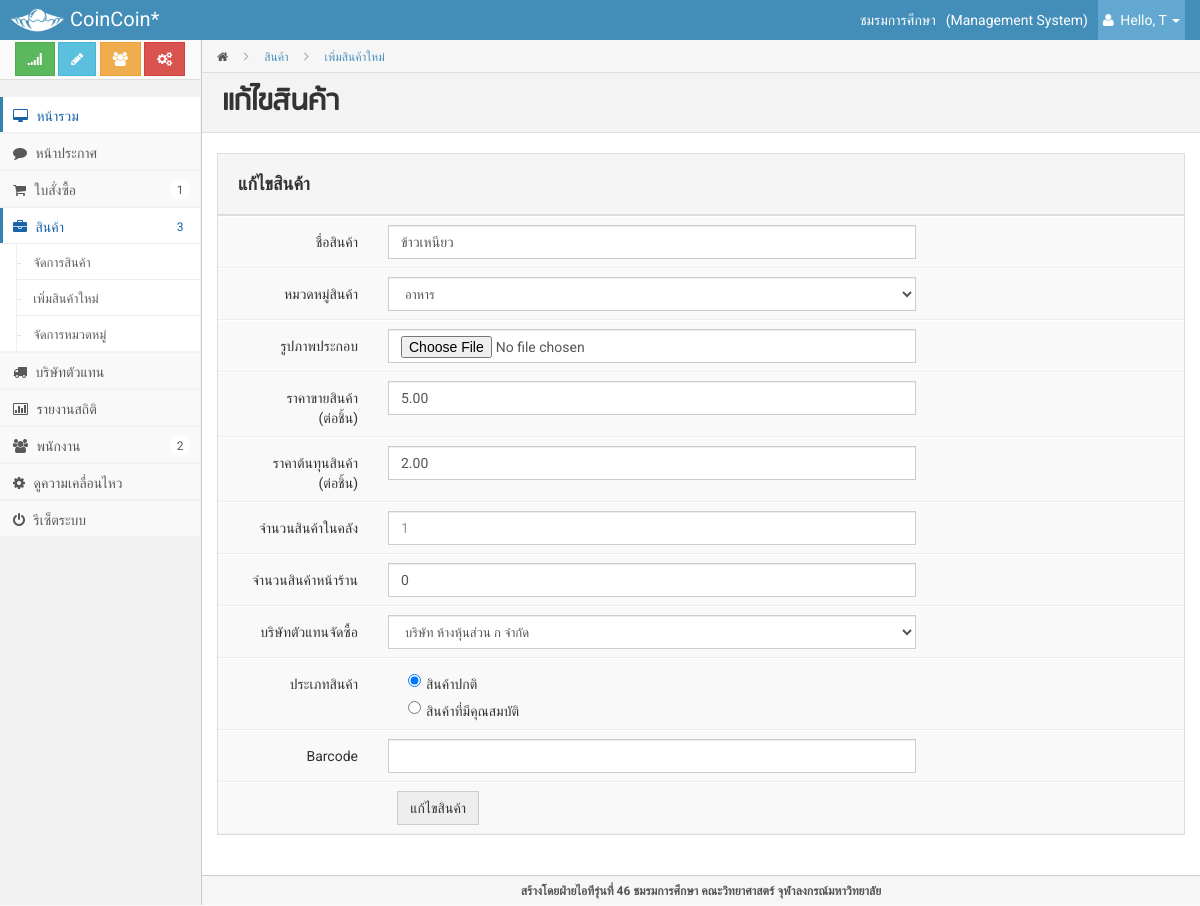
Page /admin/index.php?page=editproduct&pid=1 (signed in) on the committed database.
### tables this page shows
CREATE TABLE IF NOT EXISTS `whmakeproduct` (
  `productid` int(5) NOT NULL,
  `warehouseid` int(5) NOT NULL,
  PRIMARY KEY (`warehouseid`,`productid`),
  KEY `productidFK` (`productid`)
);

CREATE TABLE IF NOT EXISTS `product` (
  `productid` int(10) NOT NULL AUTO_INCREMENT,
  `pname` varchar(100) NOT NULL,
  `catid` int(3) NOT NULL,
  `pic` varchar(200) DEFAULT NULL,
  `price` decimal(10,2) NOT NULL,
  `cost` decimal(10,2) DEFAULT NULL,
  `stock` int(5) NOT NULL,
  `type` int(2) NOT NULL,
  `barcode` varchar(13) DEFAULT NULL,
  `parentid` int(10) DEFAULT NULL,
  PRIMARY KEY (`productid`),
  KEY `catid` (`catid`)
);

CREATE TABLE IF NOT EXISTS `category` (
  `catid` int(2) NOT NULL AUTO_INCREMENT COMMENT 'ID หมวดหมู่',
  `description` varchar(100) DEFAULT NULL COMMENT 'ชื่อหมวดหมู่',
  `ranking` int(3) NOT NULL,
  PRIMARY KEY (`catid`),
  UNIQUE KEY `description` (`description`)
);

### admin/modules/editproduct.php (the view, shortened to what this page needs)
<?php
	$action =  (isset($_GET["action"])) ? $_GET["action"] : '';
	$pid =  (isset($_GET["pid"])) ? $_GET["pid"] : '';
	if(isset($_GET["pid"])) {
		$sqllist = "SELECT * FROM product p LEFT OUTER JOIN whmakeproduct whp ON p.productid=whp.productid LEFT OUTER JOIN warehouse wh ON wh.warehouseid = whp.warehouseid WHERE p.productid=$pid ";
		$query= mysqli_query($connect, $sqllist);
		$row = mysqli_fetch_array($query);
	}
?>
        <div class="page-head">
            <div class="bread-crumb">
                <a href="index.html"><i class="icon-home"></i></a>
                <i class="icon-angle-right"></i>
                <a href="index.php?page=product" class="bread-current">สินค้า</a>
				<i class="icon-angle-right"></i>
                <a href="#" class="bread-current">เพิ่มสินค้าใหม่</a>
            </div>
            <h3 class="content-heading">แก้ไขสินค้า</h3>
        </div>
        <div class="matter">
            <div class="container">
                <div class="row">
					<div class="col-md-12">
			<?php
			if($action=="edit"){
					$product_name = $_POST['product_name'];
					$product_catid = $_POST['product_catid'];
					$product_type = $_POST['product_type'];
					$product_warehouse = $_POST['product_warehouse'];
					$subproduct = $_POST['subproduct'];
					$productid =  (isset($_POST["productid"])) ? $_POST["productid"] : '';
					$uploadimg = false;
					if($product_name==NULL || $product_catid==NULL || $product_type==NULL || $product_warehouse==NULL) {
						echo "<h1>คุณกรอกข้อมูลไม่ครบค่ะ</h1>";
						exit();
					}
					if ($_FILES["fileUpload"]["name"] != NULL)  {
						$uploadimg = true;
						$random_digit=rand(000000,999999);
						$sepext = explode('.', strtolower($_FILES['fileUpload']['name']));
						$type = end($sepext);
						 $images = $_FILES["fileUpload"]["tmp_name"];
						 $typeupload =($_FILES["fileUpload"]["type"] );
						 $nameimages = $random_digit.".".$type;
						 copy($_FILES["fileUpload"]["tmp_name"],"../productimages/".$nameimages);
					}
						$strSQL = "UPDATE product ";
						$strSQL .= "SET pname = '{$_POST['product_name']}' ,";
						$strSQL .= " catid = '{$_POST['product_catid']}' ,";
						if($uploadimg) $strSQL .= " pic = '$nameimages' ,";
						$strSQL .= " price = '{$_POST['product_price']}' ,";
						$strSQL .= " cost = '{$_POST['product_cost']}' ,";
						$strSQL .= " wStock = '{$_POST['product_wstock']}' ,";
						$strSQL .= " stock = '{$_POST['product_stock']}' ,";
						$strSQL .= " type = '{$_POST['product_type']}' ,";
						$strSQL .= " barcode = '{$_POST['product_barcode']}' ,";
						$strSQL .= " parentid = '$subproduct' ";
						$strSQL .=" WHERE productid = $productid";
						$objQuery = mysqli_query($connect, $strSQL) or die(mysqli_error());
						$objQuery2 = mysqli_query($connect, "UPDATE whmakeproduct SET warehouseid='{$_POST['product_warehouse']}' WHERE productid=$productid");
								if($objQuery) {
									echo "<div class=\"alert alert-success\">ระบบได้แก้ไข {$_POST['product_name']} เรียบร้อยแล้วค่ะ  <a href='index.php?page=infoproduct&pid={$_POST['subproduct']}'>[กลับ]</a></div>";
								} else {
									echo "<div class=\"alert alert-warning\">ไม่สามารถเพิ่ม {$_POST['product_name']} ได้ อาจจะเพราะชื่อนี้เคยถูกใช้ไปแล้วค่ะ</div>";
								}
			} else {
			?>
					<form action="index.php?page=editproduct&action=edit" method="POST" class="form-horizontal form-box" role="form" enctype="multipart/form-data">
                                    <h4 class="form-box-header">แก้ไขสินค้า</h4>
                                    <div class="form-box-content">
                                        <div class="form-group">
                                            <label class="col-lg-7 control-label">ชื่อสินค้า</label>
                                            <div class="col-lg-7">
                                                <input class="form-control" placeholder="" type="text" name="product_name" <?php echo "value=\"{$row['pname']}\"";?>>
                                            </div>
                                        </div>
										<div class="form-group">
                                            <label class="col-lg-5 control-label">หมวดหมู่สินค้า</label>
                                            <div class="col-lg-7">
													<select name="product_catid" class="form-control">
													<?php
													$sql = mysqli_query($connect, "SELECT catid, description FROM category ORDER BY ranking");
													while($result = mysqli_fetch_array($sql)) {
														echo "<option value=\"{$result['catid']}\" ";
																	if($result['catid'] == $row['catid']) echo "selected";
														echo ">{$result['description']}</option>";
													}
													?>
													</select>
                                            </div>
                                        </div>
										<div class="form-group">
                                            <label class="col-lg-5 control-label">รูปภาพประกอบ</label>
                                            <div class="col-lg-7">
                                                <input type="file" name="fileUpload" class="form-control"/>
                                            </div>
                                        </div>
										<div class="form-group">
                                            <label class="col-lg-5 control-label">ราคาขายสินค้า<br>(ต่อชิ้น)</label>
                                            <div class="col-lg-7">
                                                <input class="form-control" placeholder="0.00" type="text" name="product_price" <?php echo "value=\"{$row['price']}\"";?>>
                                            </div>
                                        </div>
										<div class="form-group">
                                            <label class="col-lg-5 control-label">ราคาต้นทุนสินค้า<br>(ต่อชิ้น)</label>
                                            <div class="col-lg-7">
                                                <input class="form-control" placeholder="0.00" type="text" name="product_cost" <?php echo "value=\"{$row['cost']}\"";?>>
                                            </div>
                                        </div>
                                        <div class="form-group">
                                            <label class="col-lg-5 control-label">จำนวนสินค้าในคลัง</label>
                                            <div class="col-lg-7">
                                                <input class="form-control" placeholder="1" type="text" name="product_wstock" <?php echo "value=\"{$row['wStock']}\"";?>>
                                            </div>
                                        </div>
										<div class="form-group">
                                            <label class="col-lg-5 control-label">จำนวนสินค้าหน้าร้าน</label>
                                            <div class="col-lg-7">
                                                <input class="form-control" placeholder="1" type="text" name="product_stock" <?php echo "value=\"{$row['stock']}\"";?>>
                                            </div>
                                        </div>
										<div class="form-group">
                                            <label class="col-lg-5 control-label">บริษัทตัวแทนจัดซื้อ</label>
                                            <div class="col-lg-7">
                                                <select name="product_warehouse" class="form-control" >
													<?php
													$sql = mysqli_query($connect, "SELECT warehouseid, wname FROM warehouse");
													while($result = mysqli_fetch_array($sql)) {
														echo "<option value=\"{$result['warehouseid']}\" ";
														if($result['warehouseid'] == $row['warehouseid']) echo "selected";
														echo ">{$result['wname']}</option>";
													}
													?>
												</select>
                                            </div>
                                        </div>
										<div class="form-group">
                                            <label class="col-lg-5 control-label">ประเภทสินค้า</label>
                                            <div class="col-lg-8">
                                                <div class="radio">
                                                    <label>
                                                        <input type="radio" name="product_type" id="optionsRadios1"
                                                               value="1" <?php if($row['type'] == 1) echo "checked";?>>สินค้าปกติ
                                                    </label>
                                                </div>
                                                <div class="radio">
                                                    <label>
                                                        <input type="radio" name="product_type" id="optionsRadios2"
                                                               value="2" <?php if($row['type'] == 2) echo "checked";?>>สินค้าที่มีคุณสมบัติ
                                                    </label>
                                                </div>
                                            </div>
                                        </div>
										<div class="form-group">
                                            <label class="col-lg-5 control-label">Barcode</label>
                                            <div class="col-lg-7">
                                                <input class="form-control" placeholder="" type="text" name="product_barcode" <?php echo "value=\"{$row['barcode']}\"";?>>
                                            </div>
                                        </div>
                                        <div class="form-group">
                                            <div class="col-lg-offset-2 col-lg-9">
                                                <button type="submit" class="btn btn-default">แก้ไขสินค้า</button>
                                            </div>
                                        </div>
                                    </div>
                    </form>
					<?php } ?>
					</div>
                </div>
            </div>
        </div>

### admin/style/style.css (style rules this page uses)
* { border-radius: 0 !important; filter: progid:DXImageTransform.Microsoft.gradient(enabled = false) !important; text-shadow: none !important; font-family: Roboto,"Helvetica Neue",Helvetica, sans-serif; }
form * { font-family: Roboto,"Helvetica Neue",Helvetica, sans-serif; }
input, textarea { background-image: none !important; border: 1px solid #ccc !important; font-family: Roboto,"Helvetica Neue",Helvetica, sans-serif !important; }
select { font-size: 13px !important; }
input[type="radio"], input[type="checkbox"] { margin: 0px 0 0 !important; margin-right: 5px !important; line-height: 23px !important; border:0px !important; }
.btn { background-image: none !important; font-family: Roboto,"Helvetica Neue",Helvetica, sans-serif; outline: 0 none; }
body { background-color: #F9F9F9; color: #333333; font-family: Roboto,"Helvetica Neue",Helvetica,Arial,sans-serif; font-size: 14px; -webkit-font-smoothing: antialiased; line-height: 20px; padding-top: 40px; }
h1, h2, h3, h4, h5, h6, .h1, .h2, .h3, .h4, .h5, .h6 { font-family: Roboto,"Helvetica Neue",Helvetica,Arial,sans-serif; font-weight: 700; line-height: 20px; }
h1, h2, h3 { line-height: 40px; margin-bottom: 10px; margin-top: 20px; }
h4, h5, h6 { margin-bottom: 10px; margin-top: 10px; }
h3, .h3 { font-size: 24px; }
h4, .h4 { font-size: 18px; }
a { color: #4C8FBD; }
label { font-weight: 400; }
.btn-default { background: #EEEEEE !important; }
form { margin: 10px; }
form label { font-weight: 400; }
.form-horizontal .control-label { width: 150px; }
.form-box { background-color: #F9F9F9; border: 1px solid #DDDDDD; margin: 0 0 20px; }
.form-box-header { background-color: #F5F5F5; border-bottom: 2px solid #DDDDDD; margin: 0; padding: 20px; }
.form-box-content { padding: 0 15px; }
.form-box .form-group { border-bottom: 1px solid #EEEEEE; border-top: 1px solid #FFFFFF; margin: 0 -15px; padding: 8px 5px; }
.mainbar .container { max-width:100% !important; }
.mainbar .page-head { padding: 0 20px 0px; }
.mainbar .bread-crumb { background-color: #F6F6F6; border-bottom: 1px solid #DDDDDD; list-style: none outside none; margin: 0px -20px 20px; padding: 0 0 0 15px; }
.mainbar .bread-crumb > i { color: #aaa; line-height: 32px; padding: 0 12px; }
.mainbar .bread-crumb a { display: inline-block; color: #555; font-size: 12px; height: 30px; line-height: 32px; }
.mainbar .bread-crumb a.bread-current { color: #4C8FBD; text-decoration: none; }
.content-heading { font-family: 'rsu-regular'; font-size: 2.3em; border-top: 0 none; margin: -20px -20px 20px 0; background-color: #F3F3F3; border-bottom: 1px solid #DDDDDD; border-top: 1px solid #DDDDDD; padding: 10px 20px 9px; }
.mainbar .page-head .content-heading { margin: -20px -20px 20px; border-top: 0; }
.mainbar .matter { padding: 0 0 20px 0px; }

### rows in the picture
whmakeproduct: product_name "ข้าวเหนียว", product_price "5.00", product_cost "2.00", product_stock "0"
product: product_catid "อาหาร", type "☑ สินค้าปกติ", type "☐ สินค้าที่มีคุณสมบัติ"

### other values in the picture
$info['name'] "ชมรมการศึกษา"
$_SESSION["firstname"] "T"
form field product_warehouse "บริษัท ห้างหุ้นส่วน ก จำกัด"
